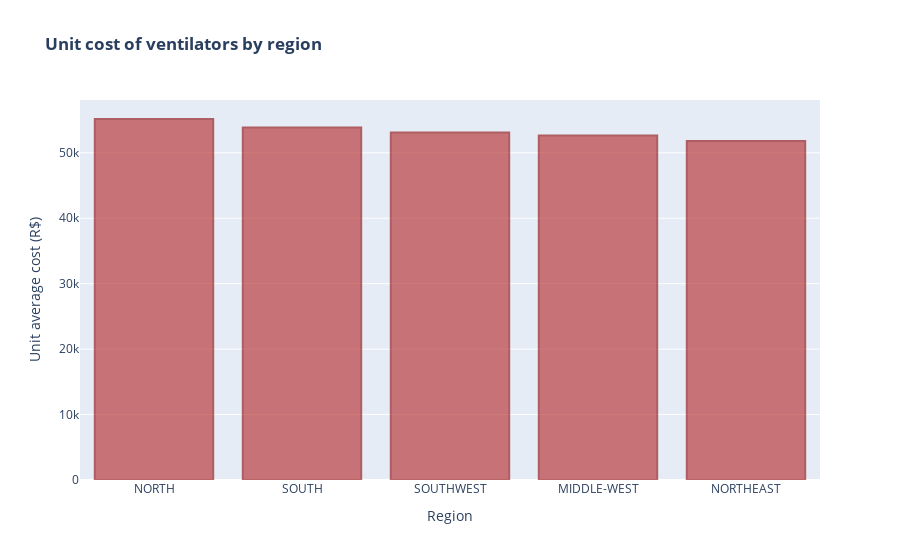

Write notebook code for a chart like this one.
### Markdown cell above
### Figura 3: Unit cost of ventilators by region

### Code cell
#  Selecting data and configuring width and opacity
data = [go.Bar(x=dfgrouped2['REGION'], y=dfgrouped2['UNIT_COST'], marker = {'color': 'firebrick',
                         'line': {'color': 'darkred','width': 2}}, opacity= 0.6)]
#Layout configuration
config_lay = go.Layout(title='<b>Unit cost of ventilators by region</b>',yaxis={'title':'Unit average cost (R$)'},
                                 xaxis={'title':'Region'})
fig3 = go.Figure(data=data, layout=config_lay)

#Creating graph
py.iplot(fig3)

### Figure 1 — Plotly figure (JSON) as saved in the notebook; plotly's stock layout.template omitted (floating-point values rounded to 4 significant figures)
{"data": [{"marker": {"color": "firebrick", "line": {"color": "darkred", "width": 2}}, "opacity": 0.6, "type": "bar", "x": ["NORTH", "SOUTH", "SOUTHWEST", "MIDDLE-WEST", "NORTHEAST"], "y": [55170.0, 53850.0, 53100.0, 52650.0, 51810.0]}], "layout": {"title": {"text": "<b>Unit cost of ventilators by region</b>"}, "xaxis": {"title": {"text": "Region"}}, "yaxis": {"title": {"text": "Unit average cost (R$)"}}}}
